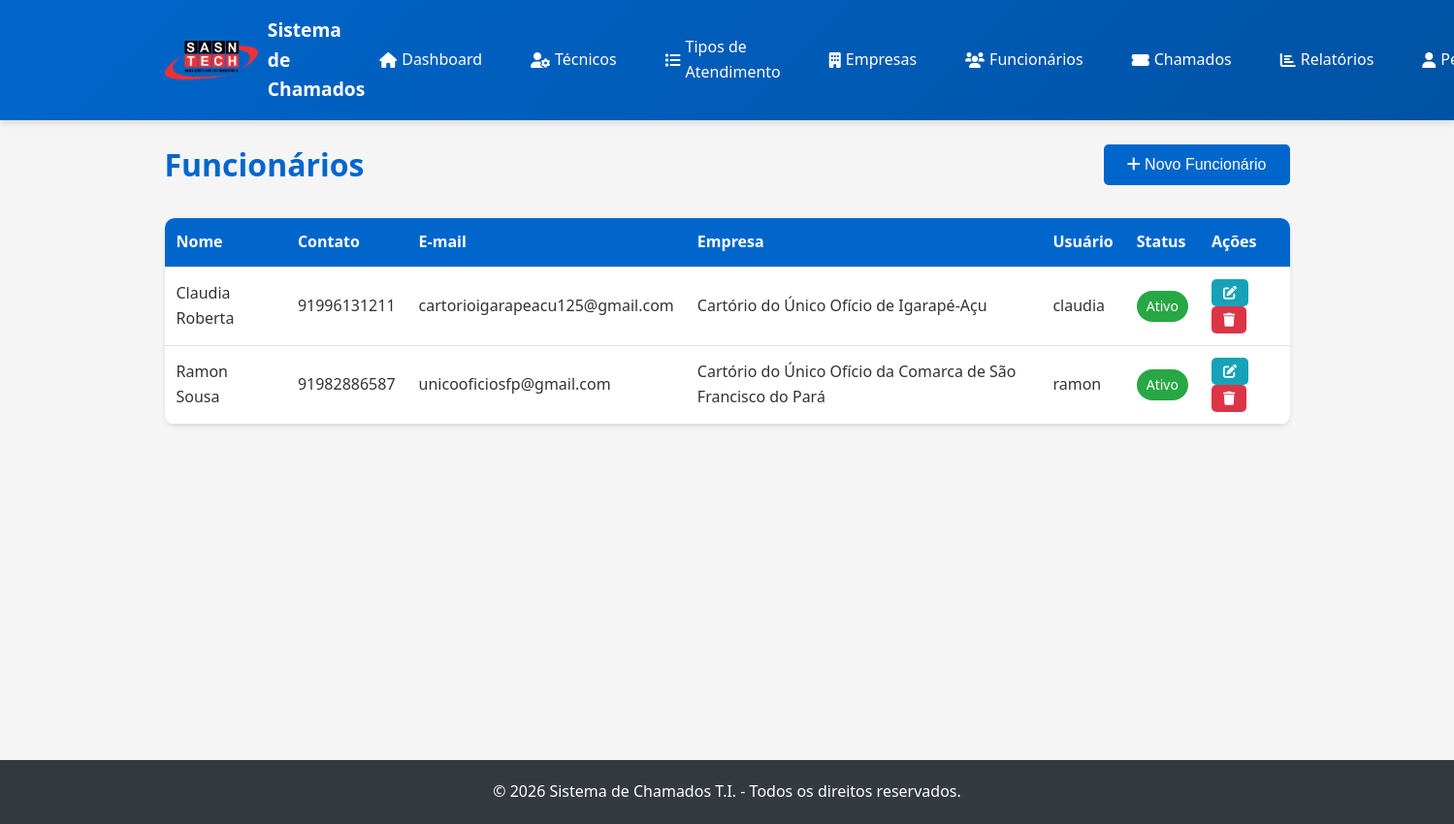
Screenshot of /funcionarios.php (signed in) with the database file from the repository.
### tables this page shows
CREATE TABLE `usuarios` (
  `id` int(11) NOT NULL,
  `nome` varchar(255) NOT NULL,
  `contato` varchar(50) DEFAULT NULL,
  `email` varchar(255) NOT NULL,
  `usuario` varchar(100) NOT NULL,
  `senha` varchar(255) NOT NULL,
  `tipo` enum('admin','tecnico','funcionario') NOT NULL,
  `empresa_id` int(11) DEFAULT NULL,
  `ativo` tinyint(1) DEFAULT 1,
  `created_at` timestamp NOT NULL DEFAULT current_timestamp(),
  `updated_at` timestamp NOT NULL DEFAULT current_timestamp() ON UPDATE current_timestamp()
);

CREATE TABLE `empresas` (
  `id` int(11) NOT NULL,
  `nome` varchar(255) NOT NULL,
  `contato` varchar(50) DEFAULT NULL,
  `email` varchar(255) NOT NULL,
  `endereco` text DEFAULT NULL,
  `usuario` varchar(100) NOT NULL,
  `senha` varchar(255) NOT NULL,
  `ativo` tinyint(1) DEFAULT 1,
  `created_at` timestamp NOT NULL DEFAULT current_timestamp(),
  `updated_at` timestamp NOT NULL DEFAULT current_timestamp() ON UPDATE current_timestamp()
);

### funcionarios.php (the view, shortened to what this page needs)
<?php
$db = Database::getInstance()->getConnection();
$stmt = $db->query("
    SELECT u.*, e.nome as empresa_nome
    FROM usuarios u
    LEFT JOIN empresas e ON u.empresa_id = e.id
    WHERE u.tipo = 'funcionario'
    ORDER BY u.nome
");
$funcionarios = $stmt->fetchAll();
include 'includes/header.php';
?>
<div class="page-header">
    <h1>Funcionários</h1>
    <button class="btn btn-primary" onclick="openModal('modalFuncionario')">
        <i class="fas fa-plus"></i> Novo Funcionário
    </button>
</div>
<div class="table-container">
    <table class="table">
        <thead>
            <tr>
                <th>Nome</th>
                <th>Contato</th>
                <th>E-mail</th>
                <th>Empresa</th>
                <th>Usuário</th>
                <th>Status</th>
                <th>Ações</th>
            </tr>
        </thead>
        <tbody>
            <?php if (empty($funcionarios)): ?>
                <tr>
                    <td colspan="7" class="text-center">Nenhum funcionário cadastrado</td>
                </tr>
            <?php else: ?>
                <?php foreach ($funcionarios as $funcionario): ?>
                    <tr>
                        <td><?php echo htmlspecialchars($funcionario['nome']); ?></td>
                        <td><?php echo htmlspecialchars($funcionario['contato'] ?? '-'); ?></td>
                        <td><?php echo htmlspecialchars($funcionario['email']); ?></td>
                        <td><?php echo htmlspecialchars($funcionario['empresa_nome'] ?? '-'); ?></td>
                        <td><?php echo htmlspecialchars($funcionario['usuario']); ?></td>
                        <td>
                            <span class="badge <?php echo $funcionario['ativo'] ? 'badge-success' : 'badge-secondary'; ?>">
                                <?php echo $funcionario['ativo'] ? 'Ativo' : 'Inativo'; ?>
                            </span>
                        </td>
                        <td>
                            <button class="btn btn-sm btn-info" onclick="editFuncionario(<?php echo htmlspecialchars(json_encode($funcionario)); ?>)">
                                <i class="fas fa-edit"></i>
                            </button>
                            <button class="btn btn-sm btn-danger" onclick="deleteFuncionario(<?php echo $funcionario['id']; ?>)">
                                <i class="fas fa-trash"></i>
                            </button>
                        </td>
                    </tr>
                <?php endforeach; ?>
            <?php endif; ?>
        </tbody>
    </table>
</div>
<?php include 'includes/footer.php'; ?>

### assets/css/style.css (style rules this page uses)
:root { --primary-color: #0066cc; --primary-dark: #0052a3; --primary-light: #3385d6; --secondary-color: #00a859; --secondary-dark: #008547; --danger-color: #dc3545; --warning-color: #ffc107; --success-color: #28a745; --info-color: #17a2b8; --dark-color: #343a40; --light-color: #f8f9fa; --border-color: #dee2e6; --text-color: #333; --text-muted: #6c757d; --white: #ffffff; --shadow: 0 2px 4px rgba(0,0,0,0.1); --shadow-lg: 0 4px 6px rgba(0,0,0,0.1); }
* { margin: 0; padding: 0; box-sizing: border-box; }
body { font-family: 'Segoe UI', Tahoma, Geneva, Verdana, sans-serif; background-color: #f5f5f5; color: var(--text-color); line-height: 1.6; }
.btn { padding: 12px 24px; border: none; border-radius: 5px; font-size: 1rem; cursor: pointer; transition: all 0.3s; text-decoration: none; display: inline-block; text-align: center; }
.btn-primary { background-color: var(--primary-color); color: var(--white); }
.btn-danger { background-color: var(--danger-color); color: var(--white); }
.btn-info { background-color: var(--info-color); color: var(--white); }
.btn-sm { padding: 6px 12px; font-size: 0.875rem; }
.table-container { background: var(--white); border-radius: 10px; box-shadow: var(--shadow); overflow-x: auto; }
.table { width: 100%; border-collapse: collapse; }
.table thead { background-color: var(--primary-color); color: var(--white); }
.table th, .table td { padding: 12px; text-align: left; border-bottom: 1px solid var(--border-color); }
.badge { display: inline-block; padding: 5px 10px; border-radius: 20px; font-size: 0.875rem; font-weight: 500; }
.badge-success { background-color: var(--success-color); color: var(--white); }
.page-header { display: flex; justify-content: space-between; align-items: center; margin-bottom: 30px; }
.page-header h1 { color: var(--primary-color); margin: 0; }

### rows the page displays
usuarios: nome "Claudia Roberta", contato "91996131211", email "cartorioigarapeacu125@gmail.com", empresa.nome "Cartório do Único Ofício de Igarapé-Açu", usuario "claudia", ativo "Ativo"
usuarios: nome "Ramon Sousa", contato "91982886587", email "unicooficiosfp@gmail.com", empresa.nome "Cartório do Único Ofício da Comarca de São Francisco do Pará", usuario "ramon", ativo "Ativo"
